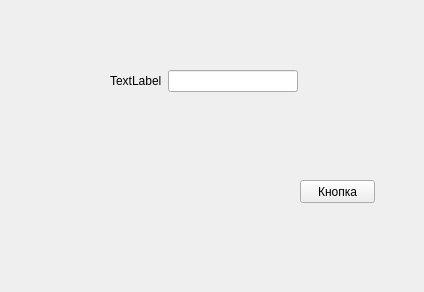
<?xml version="1.0" encoding="UTF-8"?>
<ui version="4.0">
 <class>MainWindow</class>
 <widget class="QMainWindow" name="MainWindow">
  <property name="geometry">
   <rect>
    <x>0</x>
    <y>0</y>
    <width>424</width>
    <height>292</height>
   </rect>
  </property>
  <property name="windowTitle">
   <string>MainWindow</string>
  </property>
  <widget class="QWidget" name="centralwidget">
   <widget class="QPushButton" name="pushButton">
    <property name="geometry">
     <rect>
      <x>300</x>
      <y>180</y>
      <width>75</width>
      <height>23</height>
     </rect>
    </property>
    <property name="text">
     <string>Кнопка</string>
    </property>
   </widget>
   <widget class="QWidget" name="">
    <property name="geometry">
     <rect>
      <x>110</x>
      <y>70</y>
      <width>188</width>
      <height>22</height>
     </rect>
    </property>
    <layout class="QHBoxLayout" name="horizontalLayout">
     <item>
      <widget class="QLabel" name="label">
       <property name="text">
        <string>TextLabel</string>
       </property>
      </widget>
     </item>
     <item>
      <widget class="QLineEdit" name="lineEdit"/>
     </item>
    </layout>
   </widget>
  </widget>
 </widget>
 <resources/>
 <connections/>
</ui>
